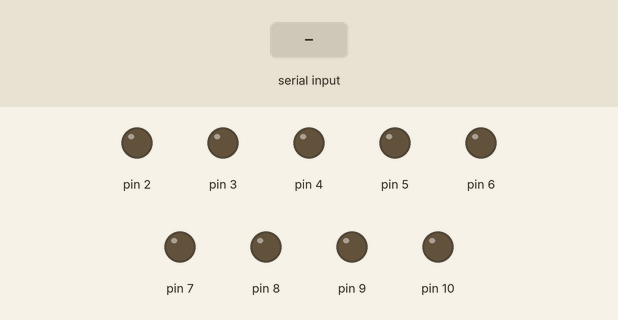
Bench run of a sketch on a simulated Arduino Uno, built with avr-gcc and run on an emulated ATmega328P. Shown: output pins drawn as LEDs (lit = HIGH). The inputs (shaded band) are chosen by the test bench.

Above: at 1.2 s.
1.3 s: "Happy" received over Serial
At 2.7 s:
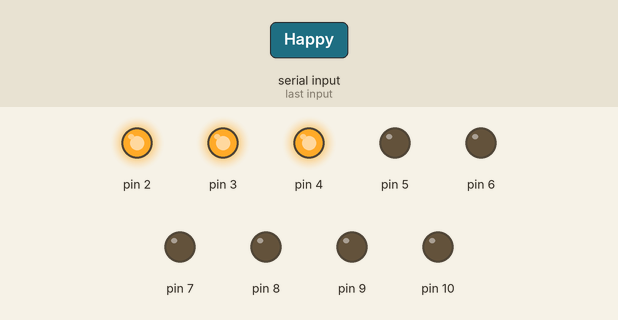
3.8 s: "Sad" received over Serial
At 5.7 s:
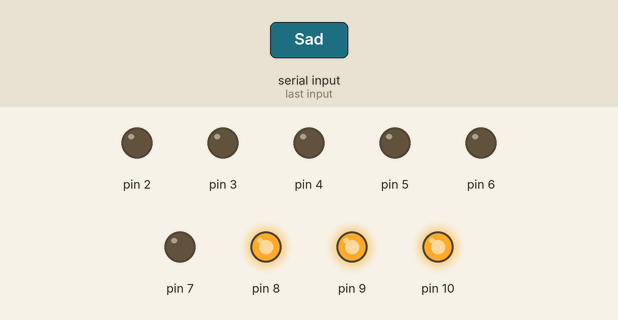
6.3 s: "1" received over Serial
At 8.7 s:
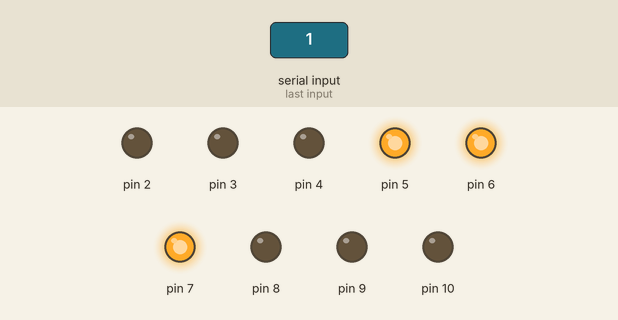
Timing chart, 0 to 10.2 s (numbered marks = the images above; inputs shaded):
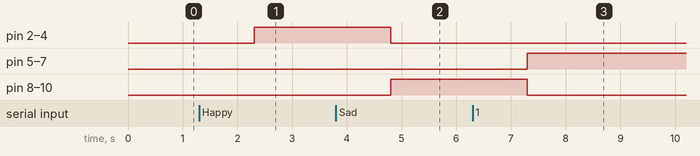

Measured:
- after the input at 1.3 s, pin 2–4: LOW → HIGH after 1.0 s
- after the input at 3.8 s, pin 2–4: HIGH → LOW after 1.0 s; pin 8–10: LOW → HIGH after 1.0 s
- after the input at 6.3 s, pin 5–7: LOW → HIGH after 1.0 s; pin 8–10: HIGH → LOW after 1.0 s

The sketch:

Mood-lighting-based-on-facial-expression.ino
```cpp
// RGB LED 핀 정의 (아두이노 보드에 맞게 수정)
// int redPin1 = 2;
// int redPin2 = 3;
// int redPin3 = 4;

// int greenPin1 = 5;
// int greenPin2 = 6;
// int greenPin3 = 7;

// int bluePin1 = 8;
// int bluePin2 = 9;
// int bluenPin3 = 10;


void setup() {
  // 시리얼 통신 시작
  Serial.begin(9600);

  // LED 핀을 출력 모드로 설정
  for(int i = 2;i<=10;i++){
    pinMode(i,OUTPUT);
    digitalWrite(i,LOW);
  }
}

void loop() {
  // 시리얼로부터 데이터 수신
  if (Serial.available() > 0) {
    String emotion = Serial.readString();  // 받은 데이터를 문자열로 읽음

    // 감정에 따라 LED 색 변경
    if (emotion == "Happy") {
      // 빨간색 (Happy)

      for(int i = 2;i<=4;i++)
        digitalWrite(i, HIGH);

      for(int i = 5;i<=10;i++)
        digitalWrite(i, LOW);
    }
    else if (emotion == "Sad") {
      // 파란색 (Sad)
      for(int i = 8;i<=10;i++)
        digitalWrite(i, HIGH);

      for(int i = 2;i<=7;i++)
        digitalWrite(i, LOW);
    }
    else {
      // 초록색 (Neutral)
      for(int i = 2;i<=4;i++)
        digitalWrite(i, LOW);

      for(int i = 5;i<=7;i++)
        digitalWrite(i,HIGH);

      for(int i = 8;i<=10;i++)
        digitalWrite(i, LOW);
    }
  }
}
```
